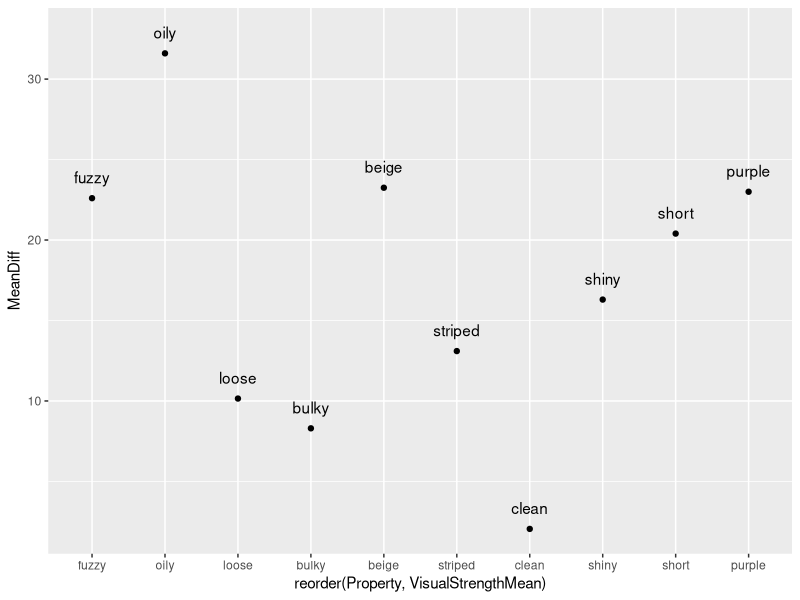
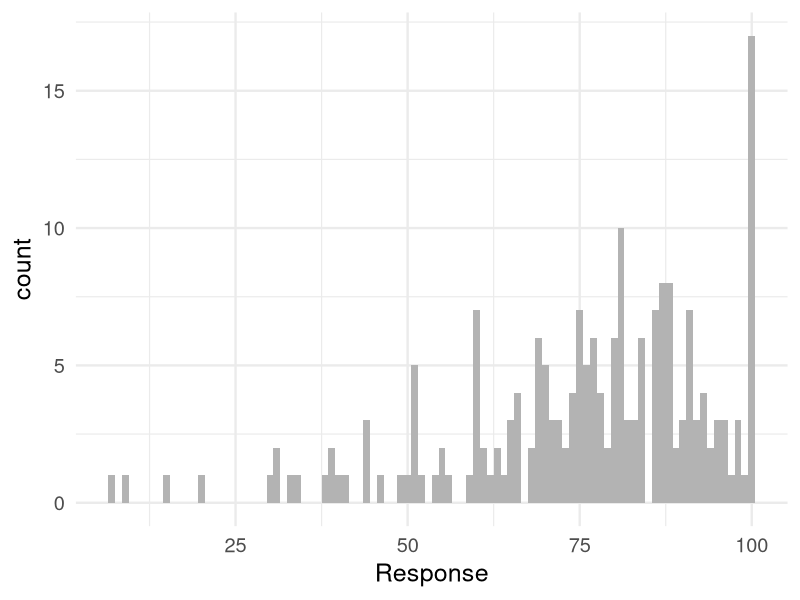
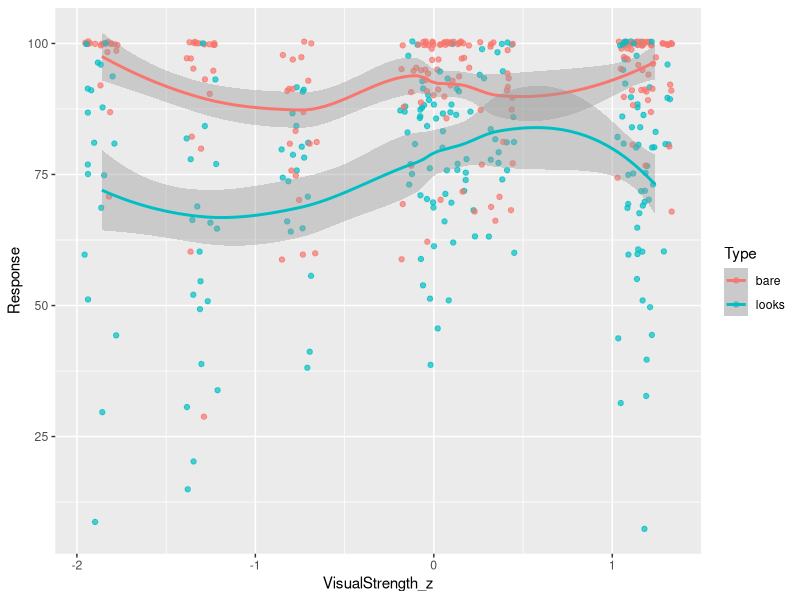
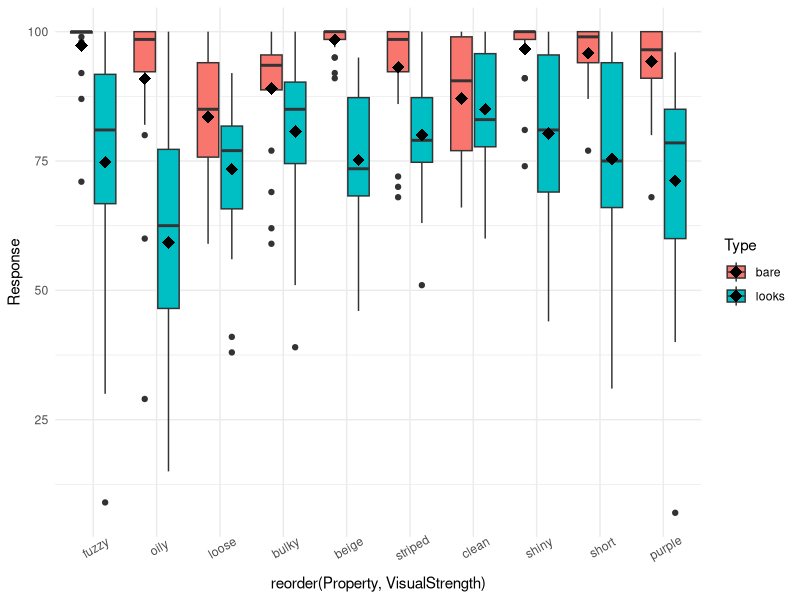
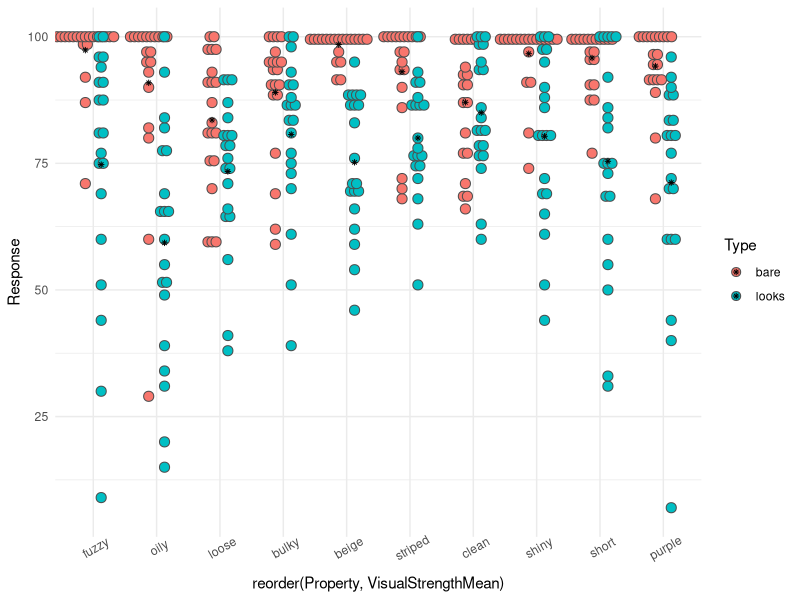
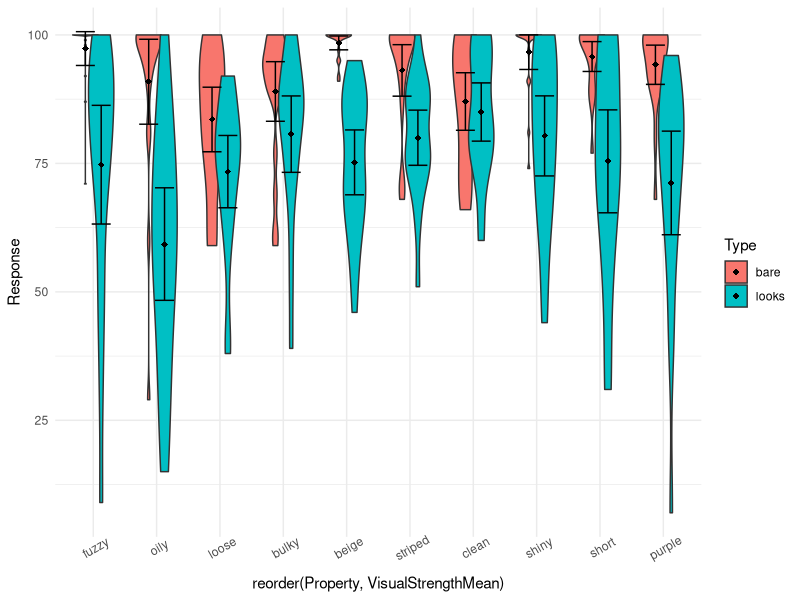
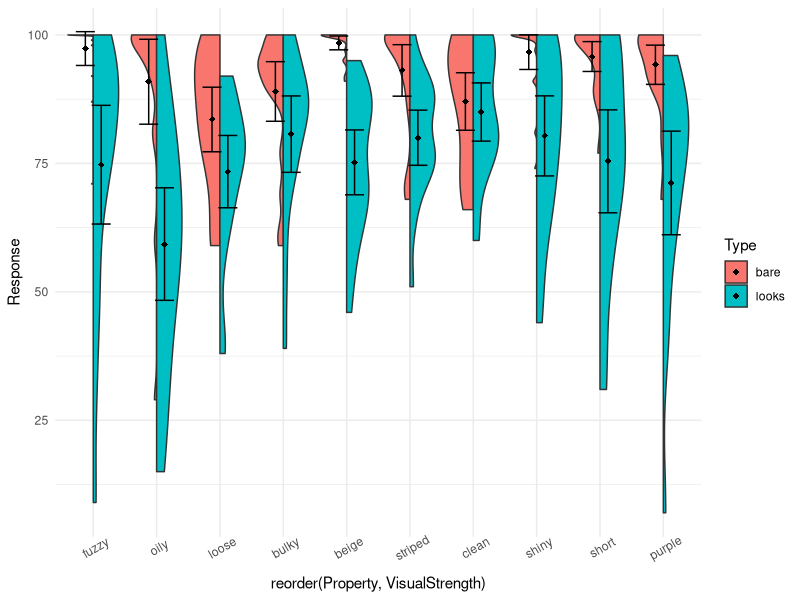
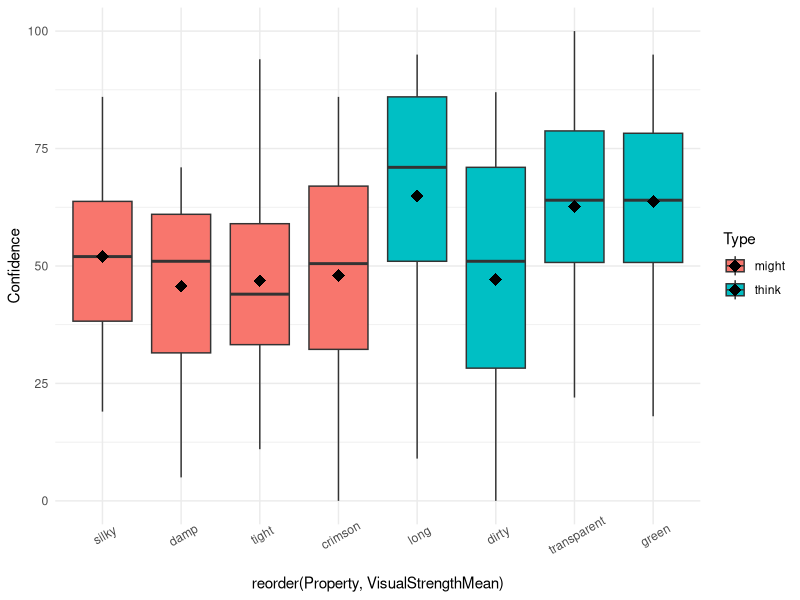

Write R code to recreate these figures, in order.
## ---- chunk 1
library(lmerTest)
library(ggplot2)
library(ordinal)
library(tidyverse)
library(broom)
## ---- chunk 2
AdjMod <- read_csv("AdjMod.csv")

#Filter out low familiarity and low frequency properties
quantile(AdjMod$Familiarity)

AdjMod <- AdjMod %>% filter(Familiarity == 1)

quantile(AdjMod$BNCFrequency)

AdjMod <- AdjMod %>% filter(BNCFrequency > 1)

#Filter out gerunds
AdjMod <- AdjMod %>% 
  mutate(Property = if_else(
    endsWith(Property,"ing"),"gerund",Property)) %>% 
  filter(Property!="gerund")

AdjMod %>% select(Property,VisualStrengthMean) %>% 
  arrange(desc(VisualStrengthMean))

quantile(AdjMod$VisualStrengthMean)

## ---- chunk 3
raw_res <- read_csv("EvidentialConfidenceListener.csv")

raw_res %>% count(ProlificID)

results <- raw_res %>% select(Participant,Property,Type,Response)

#Join results with modality norms
AdjMod %>% select(Property,VisualStrengthMean,ModalityExclusivity) %>% 
  right_join(results,by="Property") -> results

results %>% filter(Type != "filler") -> results

#Centralize and standardize measures
results <- results %>% 
  mutate(Type = factor(Type, levels=c("bare","looks")),
         Property = factor(Property),
         VisualStrength_c = VisualStrengthMean - mean(VisualStrengthMean),
         Exclusivity_c = ModalityExclusivity - mean(ModalityExclusivity),
         Response_c = Response - mean(Response)) %>% 
  mutate(VisualStrength_z = VisualStrength_c / sd(VisualStrength_c),
         Exclusivity_z = Exclusivity_c / sd(Exclusivity_c),
         Response_z = Response_c / sd(Response_c)) %>% 
  mutate(VisualStrength = VisualStrengthMean,
         Exclusivity = ModalityExclusivity)

#Dummy coding with bare as base level
contrasts(results$Type)
## ---- chunk 4
results %>% group_by(Property,Type,VisualStrengthMean) %>% 
  summarize(M=mean(Response),SD=sd(Response)) %>%
  mutate(M=round(M,2),SD=round(SD,2)) %>% 
  ungroup()

#Difference between means
results %>% group_by(Property,Type,VisualStrengthMean) %>% 
  summarize(M=mean(Response)) %>%
  mutate(M=round(M,2)) %>% 
  pivot_wider(names_from = Type, values_from = M) %>% 
  mutate(MeanDiff = bare-looks) %>% 
  arrange(desc(VisualStrengthMean)) -> res_means

res_means %>% 
  ggplot(aes(x=reorder(Property,VisualStrengthMean),y=MeanDiff)) + 
  geom_point() +
  geom_text(aes(label=Property),nudge_y=1.3)
## ---- chunk 5
#Histogram (looks only)
results %>% filter(Type == "looks") %>% 
  ggplot(aes(x=Response))+
  geom_histogram(binwidth=1, fill="grey70")+
  theme_minimal(base_size=18)

#Scatterplot by modality strength
results %>% ggplot(aes(y=Response,x=VisualStrength_z, color=Type)) +
  geom_point(position=position_jitter(width=0.1),alpha=0.7) +
  geom_smooth()

#Boxplot by property
results %>% ggplot(aes(y=Response,x=reorder(Property,VisualStrength), fill=Type)) +
  geom_boxplot(position="dodge2") + 
  stat_summary(fun=mean, position=position_dodge(width=0.75), geom="point", shape=18,
               size=4) +
  theme_minimal() + 
  theme(axis.text.x = element_text(angle = 30))

#Dotplot by property
results %>%
  ggplot(aes(y=Response,x=reorder(Property,VisualStrengthMean), fill=Type)) +
  geom_dotplot(binaxis = "y", stackdir ="center", stackratio = 0.4, binwidth = 2,
               position = position_dodge(width=0.5), alpha = 1, color="gray30", 
               dotsize = 1)+
  stat_summary(fun = mean, geom = "point", shape = 8, size = 1,
               position = position_dodge(width=0.5))+
#  stat_summary(fun.data = mean_cl_normal, geom = "errorbar", width = .6, 
#              position = position_dodge(width=0.5)) + #95% confidence interval for mean
  theme_minimal() + 
  theme(axis.text.x = element_text(angle = 30))

#Violin plot by property
results %>% 
  ggplot(aes(y=Response,x=reorder(Property,VisualStrengthMean),fill=Type)) +
  geom_violin(scale="width", width=0.8, position=position_dodge(width=0.5))+
  stat_summary(fun = mean, geom = "point", shape = 18, size = 2,
               position = position_dodge(width=0.5))+
  stat_summary(fun.data = mean_cl_normal, geom = "errorbar", width = .6, 
               position = position_dodge(width=0.5)) + #95% confidence interval for mean
  theme_minimal() + 
  theme(axis.text.x = element_text(angle = 30))
## ---- chunk 6
listener1 <- lmer(Response ~ Type * VisualStrength_z + (1|Participant) + (1|Property), data=results)
summary(listener1)

#Polynomials
results <- results %>% 
  mutate(VisualStrength_z_sq = VisualStrength_z^2)

listener2 <- lmer(Response ~ Type * (VisualStrength_z + VisualStrength_z_sq) + 
                    (1|Participant) + (1|Property), data=results)
summary(listener2)

## ---- chunk 7
GeomSplitViolin <- ggproto("GeomSplitViolin", GeomViolin, 
                           draw_group = function(self, data, ..., draw_quantiles = NULL) {
  data <- transform(data, xminv = x - violinwidth * (x - xmin), xmaxv = x + violinwidth * (xmax - x))
  grp <- data[1, "group"]
  newdata <- dplyr::arrange(transform(data, x = if (grp %% 2 == 1) xminv else xmaxv), if (grp %% 2 == 1) y else -y)
  newdata <- rbind(newdata[1, ], newdata, newdata[nrow(newdata), ], newdata[1, ])
  newdata[c(1, nrow(newdata) - 1, nrow(newdata)), "x"] <- round(newdata[1, "x"])

  if (length(draw_quantiles) > 0 & !scales::zero_range(range(data$y))) {
    stopifnot(all(draw_quantiles >= 0), all(draw_quantiles <=
      1))
    quantiles <- ggplot2:::create_quantile_segment_frame(data, draw_quantiles)
    aesthetics <- data[rep(1, nrow(quantiles)), setdiff(names(data), c("x", "y")), drop = FALSE]
    aesthetics$alpha <- rep(1, nrow(quantiles))
    both <- cbind(quantiles, aesthetics)
    quantile_grob <- GeomPath$draw_panel(both, ...)
    ggplot2:::ggname("geom_split_violin", grid::grobTree(GeomPolygon$draw_panel(newdata, ...), quantile_grob))
  }
  else {
    ggplot2:::ggname("geom_split_violin", GeomPolygon$draw_panel(newdata, ...))
  }
})

geom_split_violin <- function(mapping = NULL, data = NULL, stat = "ydensity", position = "identity", ..., 
                              draw_quantiles = NULL, trim = TRUE, scale = "area", na.rm = FALSE, 
                              show.legend = NA, inherit.aes = TRUE) {
  layer(data = data, mapping = mapping, stat = stat, geom = GeomSplitViolin, 
        position = position, show.legend = show.legend, inherit.aes = inherit.aes, 
        params = list(trim = trim, scale = scale, draw_quantiles = draw_quantiles, na.rm = na.rm, ...))
}

results %>% 
  ggplot(aes(y=Response,x=reorder(Property,VisualStrength), fill=Type)) +
  geom_split_violin(scale="width", width=0.8) + 
  stat_summary(fun=mean, position=position_dodge(width=0.5), geom="point", shape=18,
               size=2) +
  stat_summary(fun.data = mean_cl_normal, geom = "errorbar", width = .6, 
               position = position_dodge(width=0.5)) + #95% confidence interval for mean
  theme_minimal() + 
  theme(axis.text.x = element_text(angle = 30))

## ---- chunk 8
raw_res %>% 
  left_join(AdjMod,by="Property") -> fill_res

fill_res <- fill_res %>% 
  select(Participant, Property, Type, Stimulus, Response, VisualStrengthMean, ModalityExclusivity)

fill_res %>% filter(Type == "filler") %>% 
  mutate(Type = if_else(
    startsWith(Stimulus,"I think"),"think","might")) %>% 
  filter(is.na(VisualStrengthMean)==FALSE)-> fill_res

fill_res %>%  
  ggplot(aes(y=Response,x=reorder(Property,VisualStrengthMean),fill=Type)) +
  theme_minimal() + 
  geom_boxplot() + 
  theme(axis.text.x = element_text(angle = 30)) +
  stat_summary(fun=mean, position=position_dodge(width=0.75), geom="point", shape=18, size=4) +
  ylab("Confidence")
